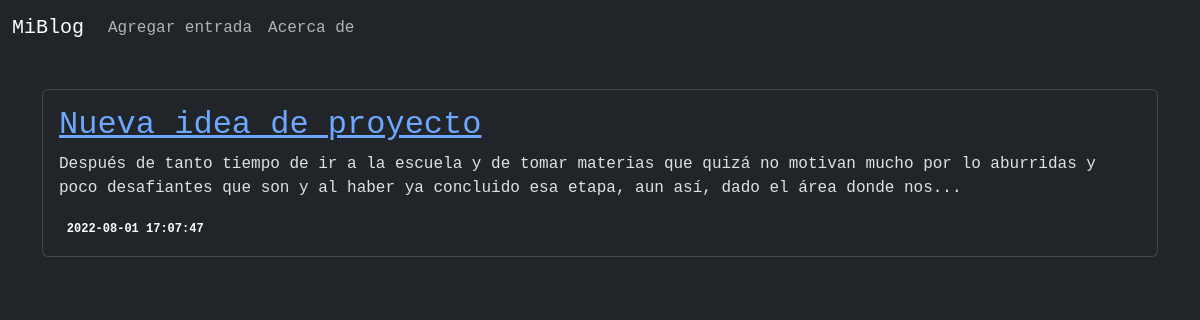
Before: / with the older database file.
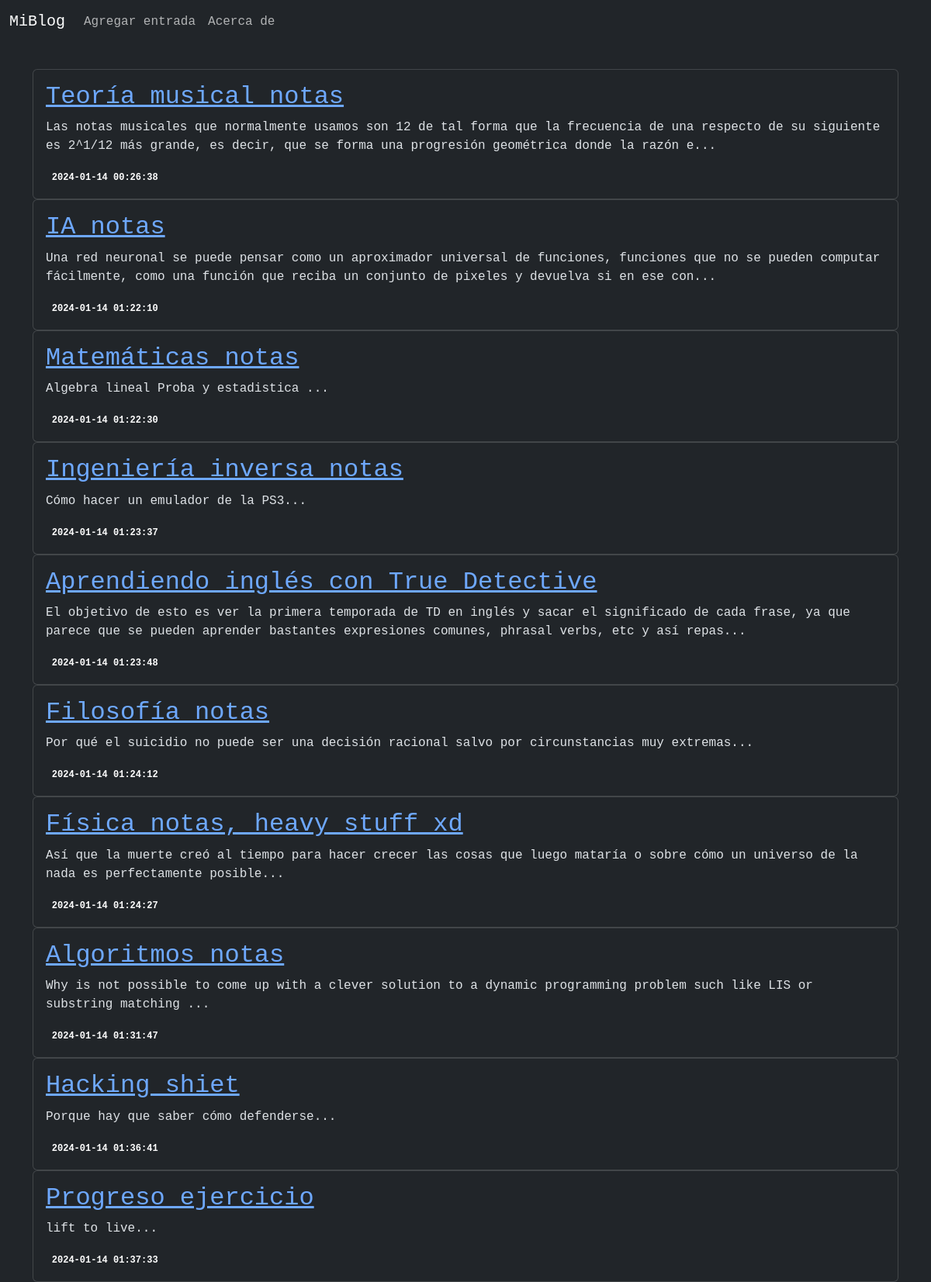
After: the same page with the newer database file.
### tables this page shows
CREATE TABLE posts (
    id INTEGER PRIMARY KEY AUTOINCREMENT,
    created TIMESTAMP NOT NULL DEFAULT CURRENT_TIMESTAMP,
    title TEXT NOT NULL,
    content TEXT NOT NULL
);

### main.py (the view)
@app.route("/")
def index():
    conn = get_db_connection()
    posts = conn.execute('SELECT title, id, created, SUBSTRING(`content`, 1, 200) as content FROM posts').fetchall()
    conn.close()
    return render_template("index.html", posts=posts)

### main.py (called while the page is built)
def get_db_connection():
    conn = sqlite3.connect('database.db')
    conn.row_factory = sqlite3.Row
    return conn

### templates/index.html (shortened to what this page needs)
{% extends 'base.html' %}
{% block content %}
    {% for post in posts %}
    <div class="card">
        <div class="card-body">
            <a href="{{ url_for('post', id=post['id']) }}">
                <h2>{{ post['title'] }}</h2>
            </a>
            <p class="card-text">
                {{post ['content']}}...
            </p>
            <span class="badge badge-primary">{{ post['created'] }}</span>
        </div>
    </div>
    {% endfor %}
{% endblock %}

### templates/base.html (shortened to what this page needs)
<!doctype html>
<html lang="en" data-bs-theme="dark">
<head>
  <link href="https://cdn.jsdelivr.net/npm/bootstrap@5.3.2/dist/css/bootstrap.min.css" rel="stylesheet">
    <link rel= "stylesheet" type= "text/css" href= "{{ url_for('static',filename='styles/styles.css') }}">
</head>
<body>
  <nav class="navbar navbar-expand-lg bg-dark">
    <div class="container-fluid">
      <a class="navbar-brand" href="{{ url_for('index')}}">MiBlog</a>
      <div class="collapse navbar-collapse" id="navbarNav">
        <ul class="navbar-nav">
          <li class="nav-item active">
            <a class="nav-link" href="{{ url_for('create')}}">Agregar entrada</a>
          </li>
          <li class="nav-item active">
            <a class="nav-link" href="{{ url_for('about')}}">Acerca de</a>
          </li>
        </ul>
      </div>
    </div>
  </nav>
  <div class="container">
    {% block content %} {% endblock %}
  </div>
</body>
</html>

### static/styles/styles.css (style rules this page uses)
html * { font-family: "Lucida Console", "Courier New", monospace; }

Changed rows visible on the page:
removed posts: title "Nueva idea de proyecto", post "Después de tanto tiempo de ir a la escuela y de tomar materias que quizá no motivan mucho por lo aburridas y poco desafiantes que son y al haber ya concluido esa etapa, aun así, dado el área donde nos", created "2022-08-01 17:07:47"
added posts: title "Teoría musical notas", post "Las notas musicales que normalmente usamos son 12 de tal forma que la frecuencia de una respecto de su siguiente es 2^1/12 más grande, es decir, que se forma una progresión geométrica donde la razón e", created "2024-01-14 00:26:38"
added posts: title "IA notas", post "Una red neuronal se puede pensar como un aproximador universal de funciones, funciones que no se pueden computar fácilmente, como una función que reciba un conjunto de pixeles y devuelva si en ese con", created "2024-01-14 01:22:10"
added posts: title "Matemáticas notas", content "Algebra lineal Proba y estadistica", created "2024-01-14 01:22:30"
added posts: title "Ingeniería inversa notas", content "Cómo hacer un emulador de la PS3", created "2024-01-14 01:23:37"
added posts: title "Aprendiendo inglés con True Detective", post "El objetivo de esto es ver la primera temporada de TD en inglés y sacar el significado de cada frase, ya que parece que se pueden aprender bastantes expresiones comunes, phrasal verbs, etc y así repas", created "2024-01-14 01:23:48"
added posts: title "Filosofía notas", content "Por qué el suicidio no puede ser una decisión racional salvo por circunstancias muy extremas", created "2024-01-14 01:24:12"
added posts: title "Física notas, heavy stuff xd", content "Así que la muerte creó al tiempo para hacer crecer las cosas que luego mataría o sobre cómo un universo de la nada es perfectamente posible", created "2024-01-14 01:24:27"
added posts: title "Algoritmos notas", content "Why is not possible to come up with a clever solution to a dynamic programming problem such like LIS or substring matching", created "2024-01-14 01:31:47"
added posts: title "Hacking shiet", content "Porque hay que saber cómo defenderse", created "2024-01-14 01:36:41"
added posts: title "Progreso ejercicio", content "lift to live", created "2024-01-14 01:37:33"
